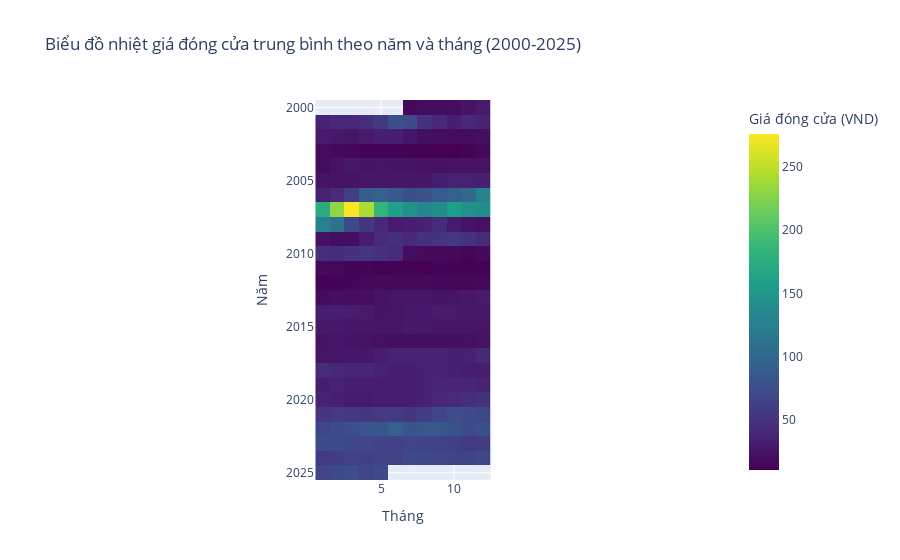

Notebook cell for this chart:
### Code cell
import plotly.express as px
# Tạo cột năm và tháng
data['Năm'] = data['Ngày'].dt.year
data['Tháng'] = data['Ngày'].dt.month

# Tính giá đóng cửa trung bình theo năm và tháng
heatmap_data = data.pivot_table(values='Giá đóng cửa', index='Năm', columns='Tháng', aggfunc='mean')

# Vẽ biểu đồ nhiệt
fig = px.imshow(heatmap_data, 
                labels=dict(x='Tháng', y='Năm', color='Giá đóng cửa (VND)'),
                title='Biểu đồ nhiệt giá đóng cửa trung bình theo năm và tháng (2000-2025)',
                color_continuous_scale='Viridis')

fig.update_layout(
    xaxis_title='Tháng',
    yaxis_title='Năm'
)
fig.show()

### Figure 1 — Plotly figure (JSON) as saved in the notebook; plotly's stock layout.template omitted (floating-point values rounded to 4 significant figures; data arrays with more than 128 entries replaced by an {"elided": "..."} marker saying what was removed)
{"data": [{"coloraxis": "coloraxis", "hovertemplate": "Tháng: %{x}<br>Năm: %{y}<br>Giá đóng cửa (VND): %{z}<extra></extra>", "name": "0", "type": "heatmap", "x": [1, 2, 3, 4, 5, 6, 7, 8, 9, 10, 11, 12], "xaxis": "x", "y": [2000, 2001, 2002, 2003, 2004, 2005, 2006, 2007, 2008, 2009, 2010, 2011, 2012, 2013, 2014, 2015, 2016, 2017, 2018, 2019, 2020, 2021, 2022, 2023, 2024, 2025], "yaxis": "y", "z": {"elided": "26x12 float values"}}], "layout": {"coloraxis": {"colorbar": {"title": {"text": "Giá đóng cửa (VND)"}}, "colorscale": [[0, "#440154"], [0.1111, "#482878"], [0.2222, "#3e4989"], [0.3333, "#31688e"], [0.4444, "#26828e"], [0.5556, "#1f9e89"], [0.6667, "#35b779"], [0.7778, "#6ece58"], [0.8889, "#b5de2b"], [1, "#fde725"]]}, "title": {"text": "Biểu đồ nhiệt giá đóng cửa trung bình theo năm và tháng (2000-2025)"}, "xaxis": {"anchor": "y", "constrain": "domain", "domain": [0, 1], "scaleanchor": "y", "title": {"text": "Tháng"}}, "yaxis": {"anchor": "x", "autorange": "reversed", "constrain": "domain", "domain": [0, 1], "title": {"text": "Năm"}}}}
